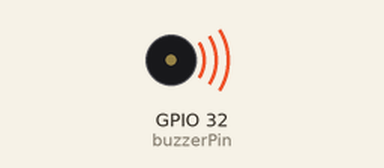
Recording of a sketch running on a simulated ESP32. Shown: buzzer (waves = sounding).

Above: at 0.15 s.
Timing chart, 0 to 3.0 s (numbered marks = the images above):
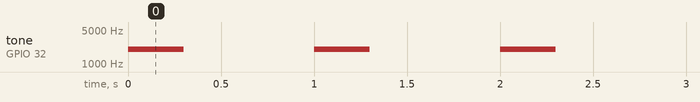

The sketch:

buzzer_test.ino
```cpp
const int buzzerPin = 32;

void setup() {
  pinMode(buzzerPin, OUTPUT);
}

void loop() {
  tone(buzzerPin, 2000);
  delay(300);

  noTone(buzzerPin);
  delay(700);
}
```

Measured:
- by itself, tone on GPIO 32 (buzzerPin): alternates 2000 Hz for 0.30 s and silent for 0.70 s
